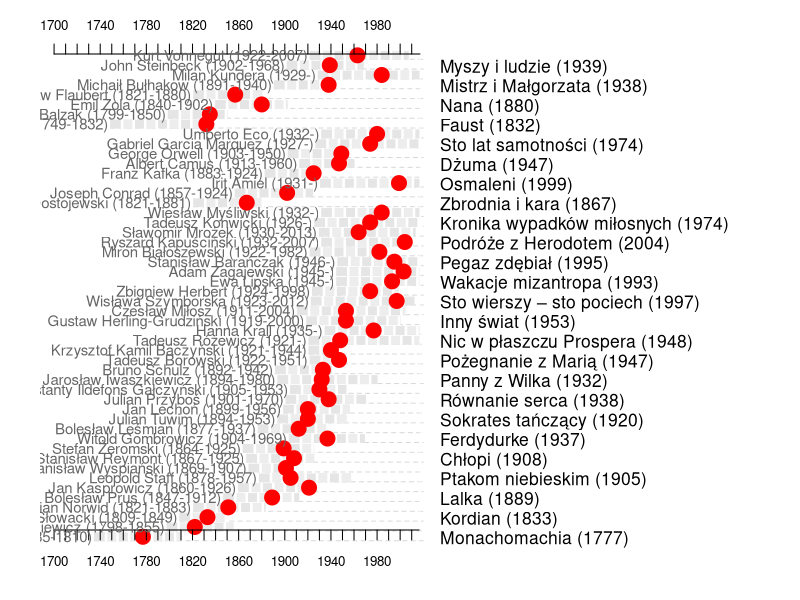

Write R code to recreate this figure.
dat <- read.table("pisaze3.csv", sep=",",h=F,fill=TRUE, 
                  encoding="UTF8", fileEncoding="UTF8")
dat <- dat[which(dat[,5] > 1750),]
dat <- dat[order(gsub(as.character(dat[,7]),pattern=" ", replacement="")),]
x1 <- as.numeric(as.character(dat[,2]))
x2 <- as.numeric(as.character(dat[,3]))
x3 <- as.numeric(as.character(dat[,5]))

dat[,4] <- gsub(as.character(dat[,4]), pattern="^ ", replacement="")


pdf("pisaze8.pdf",18,13)
par(mar=c(2,2,2,19))
plot(x2,seq_along(x1), xlim=c(1700,2005), pch=19, cex=0.2, yaxt="n", ylab="", bty="n", type="n", xaxt="n", xlab="")
par(xpd=NA)
for(i in seq_along(x1))
  lines(c(x1[i], 2020),i*c(1,1), lty=2, col="grey85")
par(xpd=FALSE)
rect(x1,seq_along(x1),x2,seq_along(x2)+0.8, border="grey90", col="grey90")
for(i in seq_along(x1))
  for(j in seq(x1[i]+10, x2[i], 20))
    rect(j,i,min(x2[i],j+10),i+0.8, border="grey93", col="grey93")
for(i in seq_along(x1))
  for(j in seq(x1[i]+10, x2[i], 10))
    lines(j*c(1,1), i+c(0,0.8), col="white", lwd=2.5)
points(x3,seq_along(x3)+0.4, pch=19, col="red", cex=2)
axis(1, seq(1700,2020, 10), cex.axis=0.8, line = -1.5)
axis(3, seq(1700,2020, 10), cex.axis=0.8, line = -0.7)
axis(4,
     seq_along(x1)+0.3,
     paste0(dat[,4], " (", dat[,5], ")"), 
     las=1, cex.axis=1.05,
     col="white")
text(x1 - 2,
     seq_along(x3)+0.4,
     paste0(dat[,1], " (", dat[,2],"-", ifelse(dat[,3] < 2015, dat[,3], ""),")"), 
     adj=c(1,0.5), cex=0.9, col="grey40")
dev.off()

